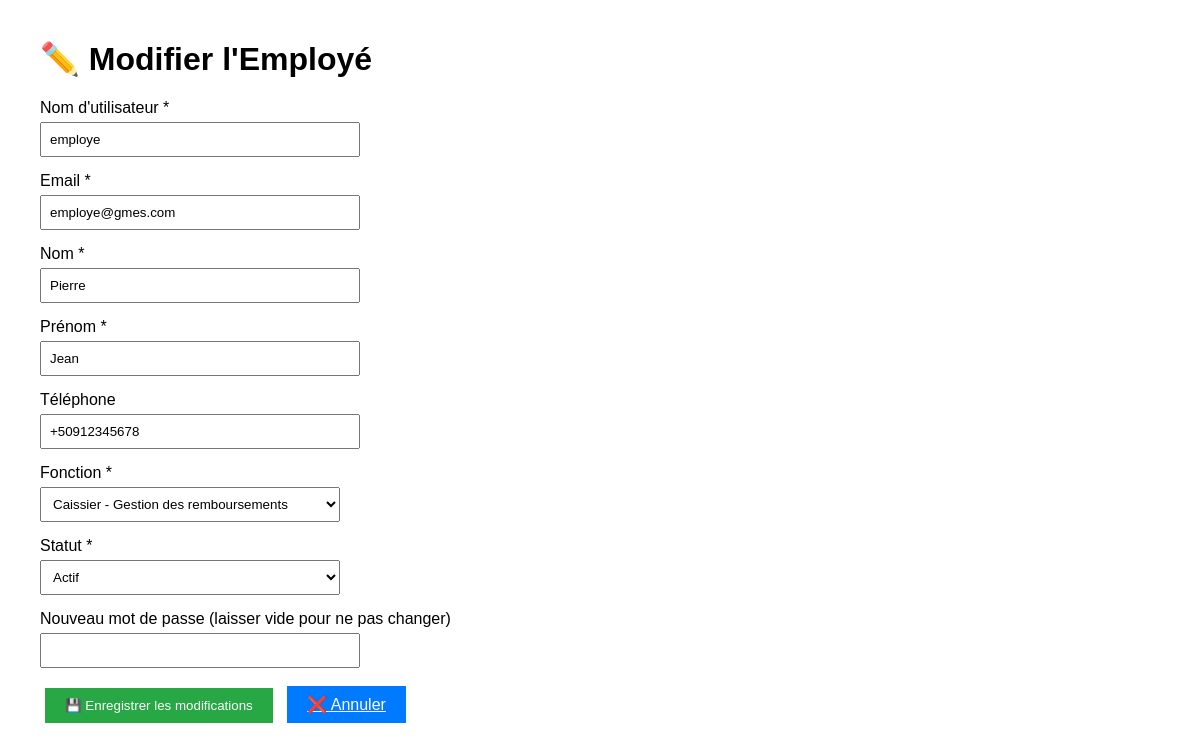
Screenshot of /admin/modifier-employe/2 (signed in) with the database file from the repository.
### app.py (models this page shows, shortened)
class User(UserMixin, db.Model):
    __tablename__ = 'users'
    id = db.Column(db.Integer, primary_key=True)
    username = db.Column(db.String(80), unique=True, nullable=True)
    email = db.Column(db.String(120), unique=True)
    password_hash = db.Column(db.String(255))
    fonction = db.Column(db.String(50))  # caissier, conseiller, etc.
    role = db.Column(db.String(20), default='client')  # client, employe, admin, superviseur
    statut = db.Column(db.String(20), default='actif')  # 'actif', 'en_attente', 'inactif'
    approuve_par = db.Column(db.Integer, db.ForeignKey('users.id'), nullable=True)  # Admin qui a approuvé
    date_approbation = db.Column(db.DateTime, nullable=True)
    permissions = db.Column(db.Text)  # Stocke les permissions en JSON
    nom = db.Column(db.String(100))
    prenom = db.Column(db.String(100))
    telephone = db.Column(db.String(20))
    date_creation = db.Column(db.DateTime, default=datetime.utcnow)
    groupe_id = db.Column(db.Integer, db.ForeignKey('groupes.id'), nullable=True)
    code_client = db.Column(db.String(20), unique=True, nullable=True)
    adresse = db.Column(db.Text)
    cin = db.Column(db.String(50), unique=True, nullable=True)
    date_naissance = db.Column(db.DateTime, nullable=True)
    profession = db.Column(db.String(100))
    revenu_mensuel = db.Column(db.Float, default=0)
    date_inscription = db.Column(db.DateTime, default=datetime.utcnow)
    groupe_id = db.Column(db.Integer, db.ForeignKey('groupes.id'), nullable=True)
    depenses_mensuelles = db.Column(db.Float, default=0)
    capacite_remboursement = db.Column(db.Float, default=0)
    photo_id = db.Column(db.String(255))
    photo_selfie = db.Column(db.String(255))
    verification_faciale = db.Column(db.Boolean, default=False)
    score_verification = db.Column(db.Float, default=0)

### app.py (the view, shortened to what this page needs)
@app.route('/admin/modifier-employe/<int:employe_id>', methods=['GET', 'POST'])
@login_required
def modifier_employe(employe_id):
    if current_user.role != 'admin':
        return redirect(url_for('tableau_de_bord'))
    employe = User.query.get_or_404(employe_id)
    if employe.role != 'employe':
        return redirect(url_for('gerer_employes'))
    fonctions_disponibles = {
        'caissier': 'Caissier - Gestion des remboursements',
        'analyste_credit': 'Analyste crédit - Analyse des prêts',
        'conseiller': 'Conseiller clientèle - Gestion clients',
        'gestionnaire_groupe': 'Gestionnaire de groupes',
        'rapports': 'Génération de rapports'
    }
    return render_template('modifier_employe.html',
                           employe=employe,
                           fonctions=fonctions_disponibles)

### app.py (called while the page is built)
@login_manager.user_loader
def load_user(user_id):
    return db.session.get(User, int(user_id))  # ← Version moderne au lieu de User.query.get()

@app.before_request
def list_routes():
    if not hasattr(app, 'routes_listed'):
        print("=== ROUTES DISPONIBLES ===")
        for rule in app.url_map.iter_rules():
            print(f"{rule.rule} -> {rule.endpoint}")
        print("==========================")
        app.routes_listed = True

### templates/modifier_employe.html (shortened to what this page needs)
<!DOCTYPE html>
<html>
<head>
</head>
<body>
    <h1>✏️ Modifier l'Employé</h1>
    <form method="POST">
        <div class="form-group">
            <label>Nom d'utilisateur *</label>
            <input type="text" name="username" value="{{ employe.username }}" required>
        </div>
        <div class="form-group">
            <label>Email *</label>
            <input type="email" name="email" value="{{ employe.email }}" required>
        </div>
        <div class="form-group">
            <label>Nom *</label>
            <input type="text" name="nom" value="{{ employe.nom }}" required>
        </div>
        <div class="form-group">
            <label>Prénom *</label>
            <input type="text" name="prenom" value="{{ employe.prenom }}" required>
        </div>
        <div class="form-group">
            <label>Téléphone</label>
            <input type="text" name="telephone" value="{{ employe.telephone }}">
        </div>
        <div class="form-group">
            <label>Fonction *</label>
            <select name="fonction" required>
                {% for key, value in fonctions.items() %}
                <option value="{{ key }}" {% if employe.fonction == key %}selected{% endif %}>
                    {{ value }}
                </option>
                {% endfor %}
            </select>
        </div>
        <div class="form-group">
            <label>Statut *</label>
            <select name="statut" required>
                <option value="actif" {% if employe.statut == 'actif' %}selected{% endif %}>Actif</option>
            </select>
        </div>
        <div class="form-group">
            <label>Nouveau mot de passe (laisser vide pour ne pas changer)</label>
            <input type="password" name="password">
        </div>
        <button type="submit" class="btn btn-success">💾 Enregistrer les modifications</button>
        <a href="{{ url_for('gerer_employes') }}" class="btn">❌ Annuler</a>
    </form>
</body>
</html>

### templates/modifier_employe.html (style rules this page uses)
body { font-family: Arial; margin: 40px; }
.form-group { margin: 15px 0; }
label { display: block; margin-bottom: 5px; }
input, select { padding: 8px; width: 300px; }
.btn { background: #007bff; color: white; padding: 10px 20px; border: none; cursor: pointer; margin: 5px; }
.btn-success { background: #28a745; }

### rows the page displays
User: username "employe", email "employe@gmes.com", nom "Pierre", prenom "Jean", telephone "+50912345678", statut "Actif"

### other values shown
form field fonction "Caissier - Gestion des remboursements"
